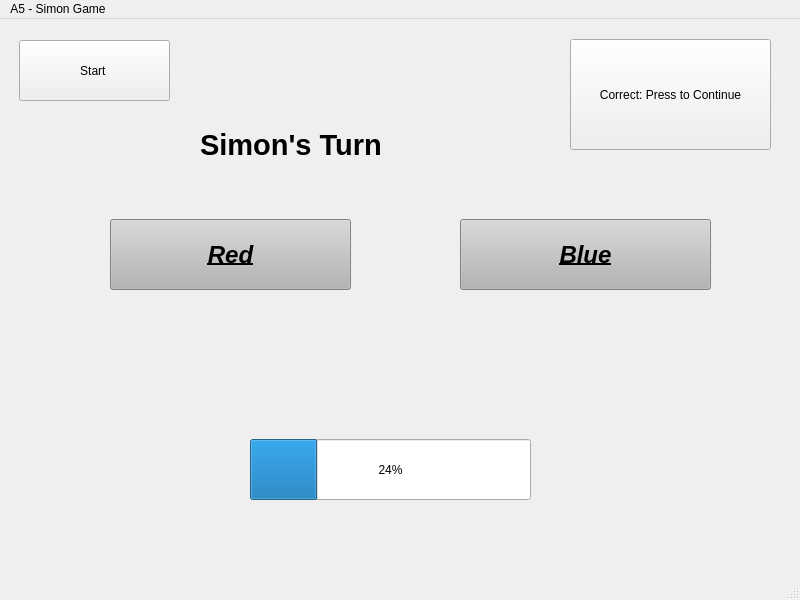
<?xml version="1.0" encoding="UTF-8"?>
<ui version="4.0">
 <class>MainWindow</class>
 <widget class="QMainWindow" name="MainWindow">
  <property name="geometry">
   <rect>
    <x>0</x>
    <y>0</y>
    <width>800</width>
    <height>600</height>
   </rect>
  </property>
  <property name="windowTitle">
   <string>MainWindow</string>
  </property>
  <widget class="QWidget" name="centralwidget">
   <widget class="QPushButton" name="startButton">
    <property name="geometry">
     <rect>
      <x>19</x>
      <y>21</y>
      <width>151</width>
      <height>61</height>
     </rect>
    </property>
    <property name="text">
     <string>Start </string>
    </property>
   </widget>
   <widget class="QPushButton" name="redButton">
    <property name="geometry">
     <rect>
      <x>110</x>
      <y>200</y>
      <width>241</width>
      <height>71</height>
     </rect>
    </property>
    <property name="palette">
     <palette>
      <active>
       <colorrole role="Button">
        <brush brushstyle="SolidPattern">
         <color alpha="255">
          <red>180</red>
          <green>180</green>
          <blue>180</blue>
         </color>
        </brush>
       </colorrole>
       <colorrole role="Base">
        <brush brushstyle="SolidPattern">
         <color alpha="255">
          <red>180</red>
          <green>180</green>
          <blue>180</blue>
         </color>
        </brush>
       </colorrole>
       <colorrole role="Window">
        <brush brushstyle="SolidPattern">
         <color alpha="255">
          <red>180</red>
          <green>180</green>
          <blue>180</blue>
         </color>
        </brush>
       </colorrole>
      </active>
      <inactive>
       <colorrole role="Button">
        <brush brushstyle="SolidPattern">
         <color alpha="255">
          <red>180</red>
          <green>180</green>
          <blue>180</blue>
         </color>
        </brush>
       </colorrole>
       <colorrole role="Base">
        <brush brushstyle="SolidPattern">
         <color alpha="255">
          <red>180</red>
          <green>180</green>
          <blue>180</blue>
         </color>
        </brush>
       </colorrole>
       <colorrole role="Window">
        <brush brushstyle="SolidPattern">
         <color alpha="255">
          <red>180</red>
          <green>180</green>
          <blue>180</blue>
         </color>
        </brush>
       </colorrole>
      </inactive>
      <disabled>
       <colorrole role="Button">
        <brush brushstyle="SolidPattern">
         <color alpha="255">
          <red>180</red>
          <green>180</green>
          <blue>180</blue>
         </color>
        </brush>
       </colorrole>
       <colorrole role="Base">
        <brush brushstyle="SolidPattern">
         <color alpha="255">
          <red>180</red>
          <green>180</green>
          <blue>180</blue>
         </color>
        </brush>
       </colorrole>
       <colorrole role="Window">
        <brush brushstyle="SolidPattern">
         <color alpha="255">
          <red>180</red>
          <green>180</green>
          <blue>180</blue>
         </color>
        </brush>
       </colorrole>
      </disabled>
     </palette>
    </property>
    <property name="font">
     <font>
      <pointsize>18</pointsize>
      <italic>true</italic>
      <bold>true</bold>
      <underline>true</underline>
      <strikeout>false</strikeout>
     </font>
    </property>
    <property name="styleSheet">
     <string notr="true">background-color: rgb(180, 180, 180)</string>
    </property>
    <property name="text">
     <string>Red</string>
    </property>
   </widget>
   <widget class="QPushButton" name="blueButton">
    <property name="geometry">
     <rect>
      <x>460</x>
      <y>200</y>
      <width>251</width>
      <height>71</height>
     </rect>
    </property>
    <property name="font">
     <font>
      <pointsize>18</pointsize>
      <italic>true</italic>
      <bold>true</bold>
      <underline>true</underline>
     </font>
    </property>
    <property name="styleSheet">
     <string notr="true">background-color: rgb(180, 180, 180)</string>
    </property>
    <property name="text">
     <string>Blue</string>
    </property>
    <property name="autoDefault">
     <bool>false</bool>
    </property>
    <property name="flat">
     <bool>false</bool>
    </property>
   </widget>
   <widget class="QProgressBar" name="progressBar">
    <property name="geometry">
     <rect>
      <x>250</x>
      <y>420</y>
      <width>281</width>
      <height>61</height>
     </rect>
    </property>
    <property name="value">
     <number>24</number>
    </property>
   </widget>
   <widget class="QLabel" name="turnLabel">
    <property name="geometry">
     <rect>
      <x>200</x>
      <y>100</y>
      <width>341</width>
      <height>51</height>
     </rect>
    </property>
    <property name="font">
     <font>
      <pointsize>22</pointsize>
      <bold>true</bold>
     </font>
    </property>
    <property name="text">
     <string>Simon's Turn </string>
    </property>
   </widget>
   <widget class="QPushButton" name="continueButton">
    <property name="geometry">
     <rect>
      <x>570</x>
      <y>20</y>
      <width>201</width>
      <height>111</height>
     </rect>
    </property>
    <property name="text">
     <string>Correct: Press to Continue</string>
    </property>
   </widget>
  </widget>
  <widget class="QMenuBar" name="menubar">
   <property name="geometry">
    <rect>
     <x>0</x>
     <y>0</y>
     <width>800</width>
     <height>37</height>
    </rect>
   </property>
   <widget class="QMenu" name="menuA5_Simon_Game">
    <property name="title">
     <string>A5 - Simon Game</string>
    </property>
   </widget>
   <addaction name="menuA5_Simon_Game"/>
  </widget>
  <widget class="QStatusBar" name="statusbar"/>
 </widget>
 <resources/>
 <connections/>
</ui>
